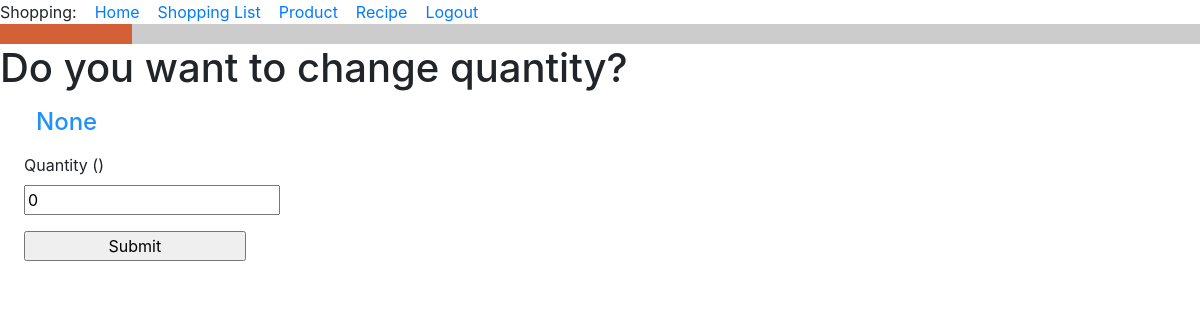
Page /change_quantity_ingredient/5/37 (signed in) on the earlier database version.
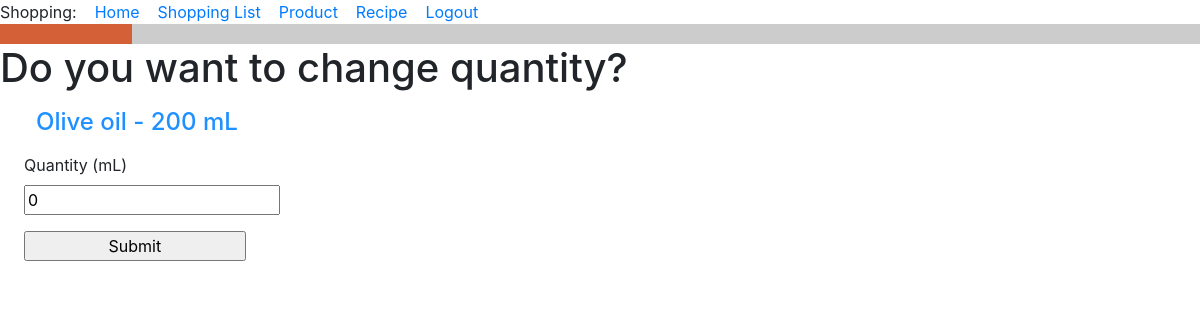
Same page on the later database version.
### food_app/models.py (models this page shows, shortened)
class Product(db.Model):
    id = db.Column(db.Integer, primary_key=True)
    title = db.Column(db.String(256), index=True, unique=True, nullable=False)
    type_of_product = db.Column(db.String(120))
    unit_of_measure = db.Column(db.String(120))
    def __str__(self):
        return f'{self.title}'.capitalize()  # Big first letter only.

class Ingredient(db.Model):
    id = db.Column(db.Integer, primary_key=True)
    recipe_id = db.Column(db.ForeignKey('recipe.id'))
    product_id = db.Column(db.ForeignKey('product.id'))
    product = db.relationship('Product')
    quantity = db.Column(db.Integer)
    unit_of_measure = db.Column(db.String(120))
    def __str__(self):
        return f'{self.product} - {self.quantity} {self.unit_of_measure}'

### food_app/routes.py (the view)
@app.route('/change_quantity_ingredient/<recipe_id>/<ingredient_id>', methods=['GET', 'POST'])
@login_required
def change_quantity_ingredient(recipe_id, ingredient_id):
    ingredient = Ingredient.query.filter_by(id=ingredient_id).first()
    form = ChangeQuantityIngredientForm()
    if request.method == 'GET':
        return render_template("change_quantity_ingredient.html", title='Do you want to change quantity?', ingredient=ingredient,
                               form=form)
    if form.validate_on_submit():
        ingredient.quantity = form.quantity.data
        db.session.commit()
        return redirect(url_for('edit_recipe', recipe_id=recipe_id))

### food_app/forms.py
class ChangeQuantityIngredientForm(FlaskForm):
    quantity = IntegerField('Quantity', default=0)
    submit = SubmitField('                 Submit                 ')

### food_app/models.py (called while the page is built)
@login.user_loader
def load_user(id):
    return User.query.get(int(id))

### food_app/templates/change_quantity_ingredient.html (shortened to what this page needs)
{% extends "base.html" %}
{% block content %}
<h1>Do you want to change quantity? </h1>
<h4><div><p><p style="margin-left:1.5em"><font color="#1e90ff">{{ ingredient }}</font></p></div></h4>
  <form action="" method="post">
        <p>
            <p style="margin-left:1.5em">{{ form.quantity.label }} ({{ ingredient.unit_of_measure }})<br>
            {{ form.quantity }}<br>
        </p>
        <p><p style="margin-left:1.5em">{{ form.submit() }}</p>
    </form></p>
{% endblock %}

Differences in the rows shown:
now on this page (row edited): Product: title.unit_of_measure "Olive oil - 200 mL"
added Ingredient: unit_of_measure "mL"
Other differences:
{{ ingredient }}: "None" → (not shown)
